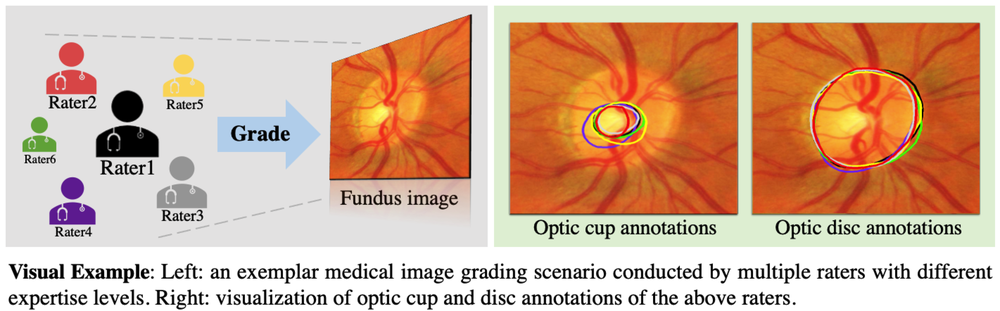
#> input picture Introduction.png, 1000 x 311 px, shrunk from 2842 x 884 before the run
$ python -i CropImage.py   (imports and definitions only)   (older library calls are emulated)
#> lines starting #> are read from the running program, lines starting #| are printed output that depends on the picture; after the words box and inside, x2 and y2 are one past the last pixel; in counts of white or black regions, pixels touching at a corner belong together
import cv2
import numpy as np


def cropImage(Image):
    height, width = Image.shape[:2]

    TempImg, TempMask = creatMask(Image, threshold=10)

    rowsMask0, colsMask0 = np.where(TempMask > 0)
    minColIndex0, maxColIndex0 = np.argmin(colsMask0), np.argmax(colsMask0)
    minCol, maxCol = colsMask0[minColIndex0], colsMask0[maxColIndex0]

    minRowIndex0, maxRowIndex0 = np.argmin(rowsMask0), np.argmax(rowsMask0)
    minRow, maxRow = rowsMask0[minRowIndex0], rowsMask0[maxRowIndex0]

    upperLimit = minRow
    lowerLimit = maxRow+1
    leftLimit =  minCol
    rightLimit = maxCol+1

    # [4 lines of commented-out code are left out]

    if len(Image.shape) == 3:
        ImgCropped = Image[upperLimit:lowerLimit, leftLimit:rightLimit, :]
        MaskCropped = TempMask[upperLimit:lowerLimit, leftLimit:rightLimit]
        # ImgCropped[:20, :, :] = 0
        # ImgCropped[-20:, :, :] = 0
        # ImgCropped[:, :20, :] = 0
        # ImgCropped[:, -20:, :] = 0
    elif len(Image.shape) == 2:
        ImgCropped = Image[upperLimit:lowerLimit, leftLimit:rightLimit]
        MaskCropped = TempMask[upperLimit:lowerLimit, leftLimit:rightLimit]
        # ImgCropped[:20, :] = 0
        # ImgCropped[-20:, :] = 0
        # ImgCropped[:, :20] = 0
        # ImgCropped[:, -20:] = 0
    else:
        ImgCropped = Image.copy()
        MaskCropped = TempMask

    # ImgCropped = Image.copy()
    # MaskCropped = TempMask

    # ImgCropped = cv2.bitwise_and(ImgCropped,ImgCropped,mask=MaskCropped)
    return ImgCropped


def creatMask(Image, threshold = 10):
    ##This program try to creat the mask for the filed-of-view
    ##Input original image (RGB or green channel), threshold (user set parameter, default 10)
    ##Output: the filed-of-view mask

    if len(Image.shape) == 3: ##RGB image
        gray = cv2.cvtColor(Image, cv2.COLOR_BGR2GRAY)
        Mask0 = gray >= threshold

    else:  #for green channel image
        Mask0 = Image >= threshold


    # ######get the largest blob, this takes 0.18s
    cvVersion = int(cv2.__version__.split('.')[0])

    Mask0 = np.uint8(Mask0)
    if cvVersion == 2:
        contours, hierarchy = cv2.findContours(Mask0, cv2.RETR_TREE, cv2.CHAIN_APPROX_SIMPLE)
    else:
        _, contours, hierarchy = cv2.findContours(Mask0, cv2.RETR_TREE, cv2.CHAIN_APPROX_SIMPLE)
    areas = [cv2.contourArea(c) for c in contours]
    max_index = np.argmax(areas)
    Mask = np.zeros(Image.shape[:2], dtype=np.uint8)
    cv2.drawContours(Mask, contours, max_index, 1, -1)

    ResultImg = Image.copy()
    if len(Image.shape) == 3:
        ResultImg[Mask ==0] = (255,255,255)
    else:
        ResultImg[Mask==0] = 255

    return ResultImg, Mask

>>> import cv2
>>> picture = cv2.imread('../../../Introduction.png')
#> picture is the input picture: shape (311, 1000, 3); mean B, G, R 151.4, 175.8, 212.5
>>> result = cropImage(picture)
#> in creatMask, `gray = cv2.cvtColor(Image, cv2.COLOR_BGR2GRAY)`:
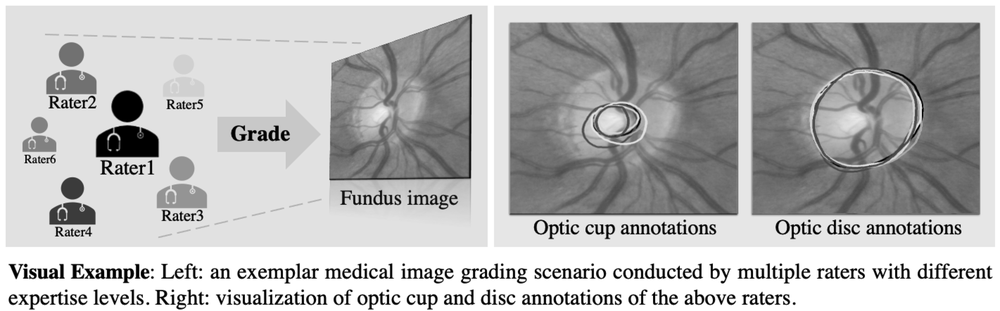
#> gray: shape (311, 1000); min 0, max 255, mean 184
#> in creatMask, `Mask0 = gray >= threshold`:
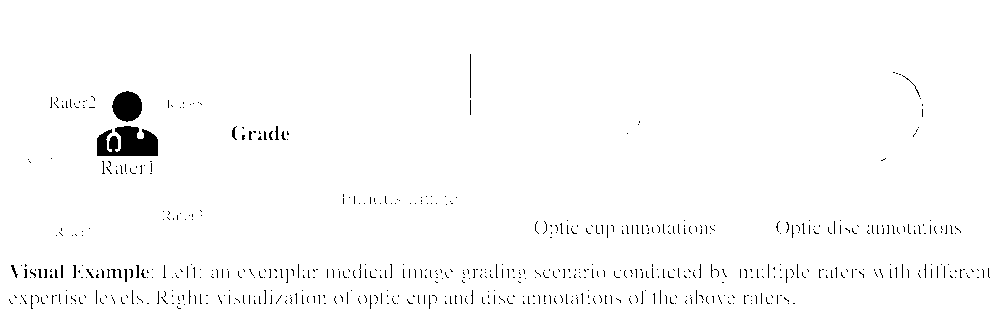
#> Mask0: shape (311, 1000) bool; 98.1% white; 645 black regions (625 under 20 px)
#> in creatMask, `_, contours, hierarchy = cv2.findContours(Mask0, cv2.RETR_TREE, cv2.CH..`: contours = 971 contours, 881 with area under 20; largest, box (x1, y1, x2, y2) and area: (0, 0, 1000, 311) 309690, (96, 125, 159, 157) 1518, (111, 90, 143, 123) 750, (469, 53, 472, 99) 88, (231, 126, 238, 141) 47
#> in creatMask, `areas = [cv2.contourArea(c) for c in contours]`: areas = 971 values, max 309690 at index 0, min 2 at index 3, mean 328.7
#> in creatMask, `max_index = np.argmax(areas)`: max_index = 0
#> in creatMask, `cv2.drawContours(Mask, contours, max_index, 1, -1)`: Mask: shape (311, 1000); every value is 1
#> in cropImage, `minColIndex0, maxColIndex0 = np.argmin(colsMask0), np.argmax(colsMask0)`: maxColIndex0 = 999
#> in cropImage, `minCol, maxCol = colsMask0[minColIndex0], colsMask0[maxColIndex0]`: minCol = 0; maxCol = 999
#> in cropImage, `minRowIndex0, maxRowIndex0 = np.argmin(rowsMask0), np.argmax(rowsMask0)`: minRowIndex0 = 0; maxRowIndex0 = 310000
#> in cropImage, `minRow, maxRow = rowsMask0[minRowIndex0], rowsMask0[maxRowIndex0]`: minRow = 0; maxRow = 310
#> in cropImage, `upperLimit = minRow`: upperLimit = 0
#> in cropImage, `lowerLimit = maxRow+1`: lowerLimit = 311
#> in cropImage, `leftLimit =  minCol`: leftLimit = 0
#> in cropImage, `rightLimit = maxCol+1`: rightLimit = 1000

$ run again, on Multi-rater.png
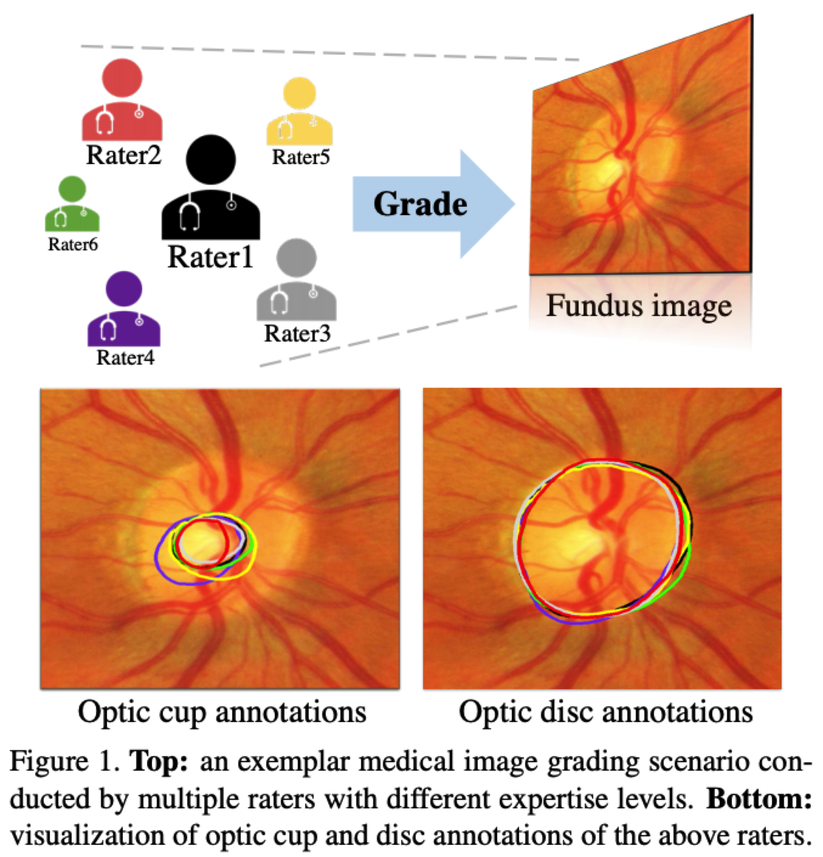
#> input picture Multi-rater.png, 823 x 857 px, shrunk from 1354 x 1410 before the run
#> picture is the input picture: shape (857, 823, 3); mean B, G, R 157, 180.4, 222.3
#> in creatMask, `gray = cv2.cvtColor(Image, cv2.COLOR_BGR2GRAY)`:
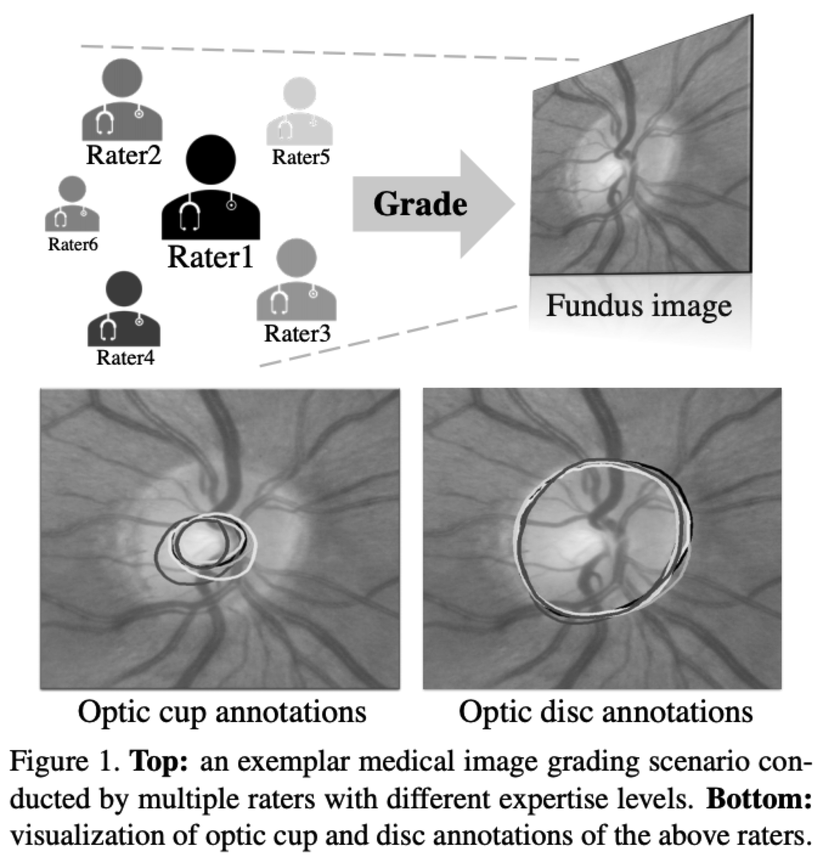
#> gray: shape (857, 823); min 0, max 255, mean 190.3
#> in creatMask, `Mask0 = gray >= threshold`:
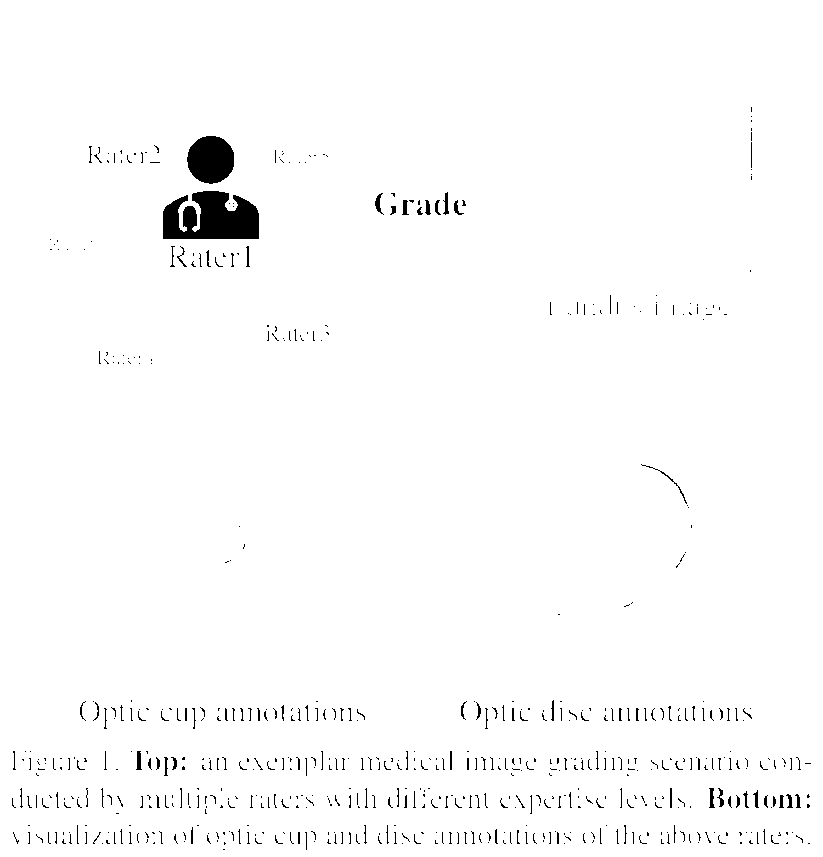
#> Mask0: shape (857, 823) bool; 98.3% white; 627 black regions (538 under 20 px)
#> contours = 872 contours, 628 with area under 20; largest, box (x1, y1, x2, y2) and area: (0, 0, 823, 857) 703632, (162, 190, 260, 240) 3776, (186, 135, 235, 185) 1840, (374, 192, 384, 215) 104, (135, 750, 143, 771) 100
#> areas = 872 values, max 703632 at index 0, min 2 at index 5, mean 827
#> max_index = 0
#> Mask: shape (857, 823); every value is 1
#> maxColIndex0 = 822
#> minCol = 0; maxCol = 822
#> minRowIndex0 = 0; maxRowIndex0 = 704488
#> minRow = 0; maxRow = 856
#> upperLimit = 0
#> lowerLimit = 857
#> leftLimit = 0
#> rightLimit = 823
